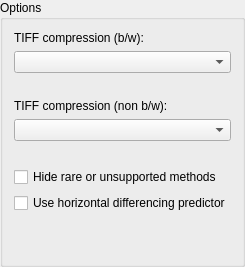
         <widget class="QGroupBox" name="optTiffCompression">
          <property name="title">
           <string>Options</string>
          </property>
          <layout class="QVBoxLayout" name="verticalLayout_58">
           <item>
            <widget class="QLabel" name="lblTifCompressionBw">
             <property name="text">
              <string>TIFF compression (b/w):</string>
             </property>
            </widget>
           </item>
           <item>
            <widget class="QComboBox" name="cbTiffCompressionBW">
             <property name="sizePolicy">
              <sizepolicy hsizetype="Preferred" vsizetype="Preferred">
               <horstretch>0</horstretch>
               <verstretch>0</verstretch>
              </sizepolicy>
             </property>
            </widget>
           </item>
           <item>
            <widget class="QLabel" name="lblTiffDetailsBW">
             <property name="sizePolicy">
              <sizepolicy hsizetype="Preferred" vsizetype="Preferred">
               <horstretch>0</horstretch>
               <verstretch>0</verstretch>
              </sizepolicy>
             </property>
             <property name="font">
              <font>
               <italic>true</italic>
              </font>
             </property>
             <property name="layoutDirection">
              <enum>Qt::LeftToRight</enum>
             </property>
             <property name="text">
              <string notr="true"/>
             </property>
             <property name="alignment">
              <set>Qt::AlignHCenter|Qt::AlignTop</set>
             </property>
             <property name="wordWrap">
              <bool>true</bool>
             </property>
             <property name="textInteractionFlags">
              <set>Qt::LinksAccessibleByMouse|Qt::TextSelectableByKeyboard|Qt::TextSelectableByMouse</set>
             </property>
            </widget>
           </item>
           <item>
            <widget class="QLabel" name="lblTifCompressionColor">
             <property name="text">
              <string>TIFF compression (non b/w):</string>
             </property>
            </widget>
           </item>
           <item>
            <widget class="QComboBox" name="cbTiffCompressionColor">
             <property name="sizePolicy">
              <sizepolicy hsizetype="Preferred" vsizetype="Preferred">
               <horstretch>0</horstretch>
               <verstretch>0</verstretch>
              </sizepolicy>
             </property>
            </widget>
           </item>
           <item>
            <widget class="QLabel" name="lblTiffDetailsColor">
             <property name="sizePolicy">
              <sizepolicy hsizetype="Preferred" vsizetype="Preferred">
               <horstretch>0</horstretch>
               <verstretch>0</verstretch>
              </sizepolicy>
             </property>
             <property name="font">
              <font>
               <italic>true</italic>
              </font>
             </property>
             <property name="layoutDirection">
              <enum>Qt::LeftToRight</enum>
             </property>
             <property name="text">
              <string notr="true"/>
             </property>
             <property name="alignment">
              <set>Qt::AlignHCenter|Qt::AlignTop</set>
             </property>
             <property name="wordWrap">
              <bool>true</bool>
             </property>
             <property name="textInteractionFlags">
              <set>Qt::LinksAccessibleByMouse|Qt::TextSelectableByKeyboard|Qt::TextSelectableByMouse</set>
             </property>
            </widget>
           </item>
           <item>
            <widget class="QCheckBox" name="cbTiffFilter">
             <property name="text">
              <string>Hide rare or unsupported methods</string>
             </property>
            </widget>
           </item>
           <item>
            <widget class="QCheckBox" name="useHorizontalPredictor">
             <property name="text">
              <string>Use horizontal differencing predictor</string>
             </property>
            </widget>
           </item>
           <item>
            <spacer name="verticalSpacer">
             <property name="orientation">
              <enum>Qt::Vertical</enum>
             </property>
             <property name="sizeHint" stdset="0">
              <size>
               <width>20</width>
               <height>40</height>
              </size>
             </property>
            </spacer>
           </item>
          </layout>
         </widget>
